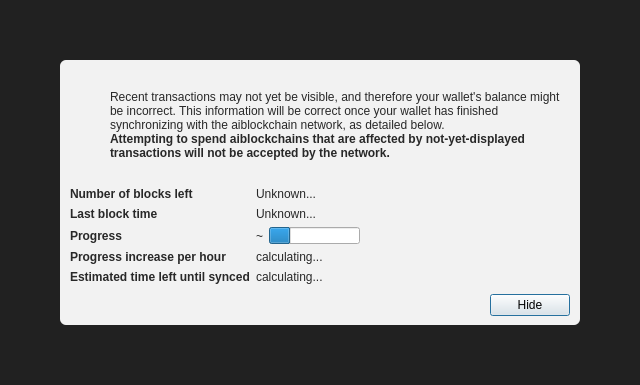
<?xml version="1.0" encoding="UTF-8"?>
<ui version="4.0">
 <class>ModalOverlay</class>
 <widget class="QWidget" name="ModalOverlay">
  <property name="geometry">
   <rect>
    <x>0</x>
    <y>0</y>
    <width>640</width>
    <height>385</height>
   </rect>
  </property>
  <property name="windowTitle">
   <string>Form</string>
  </property>
  <layout class="QVBoxLayout" name="verticalLayout" stretch="0">
   <property name="sizeConstraint">
    <enum>QLayout::SetDefaultConstraint</enum>
   </property>
   <property name="leftMargin">
    <number>0</number>
   </property>
   <property name="topMargin">
    <number>0</number>
   </property>
   <property name="rightMargin">
    <number>0</number>
   </property>
   <property name="bottomMargin">
    <number>0</number>
   </property>
   <item>
    <widget class="QWidget" name="bgWidget" native="true">
     <property name="styleSheet">
      <string notr="true">#bgWidget { background: rgba(0,0,0,220); }</string>
     </property>
     <layout class="QVBoxLayout" name="verticalLayoutMain" stretch="1">
      <property name="leftMargin">
       <number>60</number>
      </property>
      <property name="topMargin">
       <number>60</number>
      </property>
      <property name="rightMargin">
       <number>60</number>
      </property>
      <property name="bottomMargin">
       <number>60</number>
      </property>
      <item>
       <widget class="QWidget" name="contentWidget" native="true">
        <property name="styleSheet">
         <string notr="true">#contentWidget { background: rgba(255,255,255,240); border-radius: 6px; }

QLabel { color: rgb(40,40,40);  }</string>
        </property>
        <layout class="QVBoxLayout" name="verticalLayoutSub" stretch="1,0,0,0">
         <property name="spacing">
          <number>0</number>
         </property>
         <property name="leftMargin">
          <number>10</number>
         </property>
         <property name="topMargin">
          <number>10</number>
         </property>
         <property name="rightMargin">
          <number>10</number>
         </property>
         <property name="bottomMargin">
          <number>10</number>
         </property>
         <item>
          <layout class="QHBoxLayout" name="horizontalLayoutIconText" stretch="0,1">
           <property name="topMargin">
            <number>20</number>
           </property>
           <item>
            <layout class="QVBoxLayout" name="verticalLayoutIcon">
             <property name="leftMargin">
              <number>0</number>
             </property>
             <item>
              <widget class="QPushButton" name="warningIcon">
               <property name="enabled">
                <bool>false</bool>
               </property>
               <property name="text">
                <string/>
               </property>
               <property name="icon">
                <iconset>
                 <normaloff>:/icons/warning</normaloff>
                 <disabledoff>:/icons/warning</disabledoff>:/icons/warning</iconset>
               </property>
               <property name="iconSize">
                <size>
                 <width>48</width>
                 <height>48</height>
                </size>
               </property>
               <property name="flat">
                <bool>true</bool>
               </property>
              </widget>
             </item>
             <item>
              <spacer name="verticalSpacerWarningIcon">
               <property name="orientation">
                <enum>Qt::Vertical</enum>
               </property>
               <property name="sizeHint" stdset="0">
                <size>
                 <width>20</width>
                 <height>40</height>
                </size>
               </property>
              </spacer>
             </item>
            </layout>
           </item>
           <item>
            <layout class="QVBoxLayout" name="verticalLayoutInfoText">
             <property name="leftMargin">
              <number>0</number>
             </property>
             <property name="topMargin">
              <number>0</number>
             </property>
             <item>
              <widget class="QLabel" name="infoText">
               <property name="text">
                <string>Recent transactions may not yet be visible, and therefore your wallet's balance might be incorrect. This information will be correct once your wallet has finished synchronizing with the aiblockchain network, as detailed below.</string>
               </property>
               <property name="textFormat">
                <enum>Qt::RichText</enum>
               </property>
               <property name="wordWrap">
                <bool>true</bool>
               </property>
              </widget>
             </item>
             <item>
              <widget class="QLabel" name="infoTextStrong">
               <property name="font">
                <font>
                 <weight>75</weight>
                 <bold>true</bold>
                </font>
               </property>
               <property name="text">
                <string>Attempting to spend aiblockchains that are affected by not-yet-displayed transactions will not be accepted by the network.</string>
               </property>
               <property name="textFormat">
                <enum>Qt::RichText</enum>
               </property>
               <property name="wordWrap">
                <bool>true</bool>
               </property>
              </widget>
             </item>
             <item>
              <spacer name="verticalSpacerInTextSpace">
               <property name="orientation">
                <enum>Qt::Vertical</enum>
               </property>
               <property name="sizeHint" stdset="0">
                <size>
                 <width>20</width>
                 <height>40</height>
                </size>
               </property>
              </spacer>
             </item>
            </layout>
           </item>
          </layout>
         </item>
         <item>
          <spacer name="verticalSpacerAfterText">
           <property name="orientation">
            <enum>Qt::Vertical</enum>
           </property>
           <property name="sizeHint" stdset="0">
            <size>
             <width>20</width>
             <height>40</height>
            </size>
           </property>
          </spacer>
         </item>
         <item>
          <layout class="QFormLayout" name="formLayout">
           <property name="fieldGrowthPolicy">
            <enum>QFormLayout::FieldsStayAtSizeHint</enum>
           </property>
           <property name="horizontalSpacing">
            <number>6</number>
           </property>
           <property name="verticalSpacing">
            <number>6</number>
           </property>
           <property name="topMargin">
            <number>10</number>
           </property>
           <item row="0" column="0">
            <widget class="QLabel" name="labelNumberOfBlocksLeft">
             <property name="font">
              <font>
               <weight>75</weight>
               <bold>true</bold>
              </font>
             </property>
             <property name="text">
              <string>Number of blocks left</string>
             </property>
            </widget>
           </item>
           <item row="0" column="1">
            <widget class="QLabel" name="numberOfBlocksLeft">
             <property name="text">
              <string>Unknown...</string>
             </property>
            </widget>
           </item>
           <item row="1" column="0">
            <widget class="QLabel" name="labelLastBlockTime">
             <property name="font">
              <font>
               <weight>75</weight>
               <bold>true</bold>
              </font>
             </property>
             <property name="text">
              <string>Last block time</string>
             </property>
            </widget>
           </item>
           <item row="1" column="1">
            <widget class="QLabel" name="newestBlockDate">
             <property name="sizePolicy">
              <sizepolicy hsizetype="Maximum" vsizetype="Preferred">
               <horstretch>0</horstretch>
               <verstretch>0</verstretch>
              </sizepolicy>
             </property>
             <property name="text">
              <string>Unknown...</string>
             </property>
            </widget>
           </item>
           <item row="2" column="0">
            <widget class="QLabel" name="labelSyncDone">
             <property name="font">
              <font>
               <weight>75</weight>
               <bold>true</bold>
              </font>
             </property>
             <property name="text">
              <string>Progress</string>
             </property>
            </widget>
           </item>
           <item row="2" column="1">
            <layout class="QHBoxLayout" name="horizontalLayoutSync" stretch="0,1">
             <item>
              <widget class="QLabel" name="percentageProgress">
               <property name="text">
                <string notr="true">~</string>
               </property>
              </widget>
             </item>
             <item>
              <widget class="QProgressBar" name="progressBar">
               <property name="value">
                <number>24</number>
               </property>
               <property name="format">
                <string/>
               </property>
              </widget>
             </item>
            </layout>
           </item>
           <item row="4" column="0">
            <widget class="QLabel" name="labelProgressIncrease">
             <property name="font">
              <font>
               <weight>75</weight>
               <bold>true</bold>
              </font>
             </property>
             <property name="text">
              <string>Progress increase per hour</string>
             </property>
            </widget>
           </item>
           <item row="4" column="1">
            <widget class="QLabel" name="progressIncreasePerH">
             <property name="text">
              <string>calculating...</string>
             </property>
            </widget>
           </item>
           <item row="5" column="0">
            <widget class="QLabel" name="labelEstimatedTimeLeft">
             <property name="font">
              <font>
               <weight>75</weight>
               <bold>true</bold>
              </font>
             </property>
             <property name="text">
              <string>Estimated time left until synced</string>
             </property>
            </widget>
           </item>
           <item row="5" column="1">
            <widget class="QLabel" name="expectedTimeLeft">
             <property name="text">
              <string>calculating...</string>
             </property>
            </widget>
           </item>
          </layout>
         </item>
         <item>
          <layout class="QHBoxLayout" name="horizontalLayoutButtons">
           <property name="leftMargin">
            <number>10</number>
           </property>
           <property name="topMargin">
            <number>10</number>
           </property>
           <item>
            <spacer name="horizontalSpacer">
             <property name="orientation">
              <enum>Qt::Horizontal</enum>
             </property>
             <property name="sizeHint" stdset="0">
              <size>
               <width>40</width>
               <height>20</height>
              </size>
             </property>
            </spacer>
           </item>
           <item>
            <widget class="QPushButton" name="closeButton">
             <property name="text">
              <string>Hide</string>
             </property>
             <property name="shortcut">
              <string>Esc</string>
             </property>
             <property name="focusPolicy">
              <enum>Qt::StrongFocus</enum>
             </property>
             <property name="default">
              <bool>true</bool>
             </property>
            </widget>
           </item>
          </layout>
         </item>
        </layout>
       </widget>
      </item>
     </layout>
    </widget>
   </item>
  </layout>
 </widget>
 <resources/>
 <connections/>
</ui>
